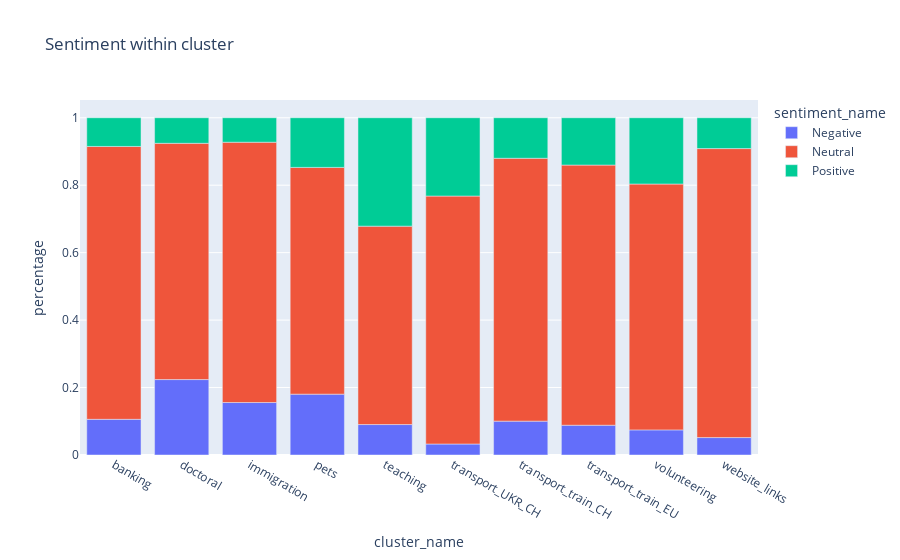

Source (notebook cell):
### Code cell
import plotly.express as px

long_df = px.data.medals_long()

fig = px.bar(df_test, x="cluster_name", y="percentage", color="sentiment_name", title="Sentiment within cluster")
fig.show()

### Figure 1 — Plotly figure (JSON) as saved in the notebook; plotly's stock layout.template omitted (floating-point values rounded to 4 significant figures)
{"data": [{"alignmentgroup": "True", "hovertemplate": "sentiment_name=Negative<br>cluster_name=%{x}<br>percentage=%{y}<extra></extra>", "legendgroup": "Negative", "marker": {"color": "#636efa", "pattern": {"shape": ""}}, "name": "Negative", "offsetgroup": "Negative", "orientation": "v", "showlegend": true, "textposition": "auto", "type": "bar", "x": ["banking", "doctoral", "immigration", "pets", "teaching", "transport_UKR_CH", "transport_train_CH", "transport_train_EU", "volunteering", "website_links"], "xaxis": "x", "y": [0.1058, 0.2237, 0.1556, 0.1804, 0.09029, 0.0326, 0.1004, 0.08828, 0.07446, 0.05169], "yaxis": "y"}, {"alignmentgroup": "True", "hovertemplate": "sentiment_name=Neutral<br>cluster_name=%{x}<br>percentage=%{y}<extra></extra>", "legendgroup": "Neutral", "marker": {"color": "#EF553B", "pattern": {"shape": ""}}, "name": "Neutral", "offsetgroup": "Neutral", "orientation": "v", "showlegend": true, "textposition": "auto", "type": "bar", "x": ["banking", "doctoral", "immigration", "pets", "teaching", "transport_UKR_CH", "transport_train_CH", "transport_train_EU", "volunteering", "website_links"], "xaxis": "x", "y": [0.8091, 0.7006, 0.7718, 0.6724, 0.5882, 0.7352, 0.7795, 0.7714, 0.729, 0.8569], "yaxis": "y"}, {"alignmentgroup": "True", "hovertemplate": "sentiment_name=Positive<br>cluster_name=%{x}<br>percentage=%{y}<extra></extra>", "legendgroup": "Positive", "marker": {"color": "#00cc96", "pattern": {"shape": ""}}, "name": "Positive", "offsetgroup": "Positive", "orientation": "v", "showlegend": true, "textposition": "auto", "type": "bar", "x": ["banking", "doctoral", "immigration", "pets", "teaching", "transport_UKR_CH", "transport_train_CH", "transport_train_EU", "volunteering", "website_links"], "xaxis": "x", "y": [0.08509, 0.07575, 0.07257, 0.1472, 0.3215, 0.2322, 0.1201, 0.1403, 0.1965, 0.09145], "yaxis": "y"}], "layout": {"barmode": "relative", "legend": {"title": {"text": "sentiment_name"}, "tracegroupgap": 0}, "title": {"text": "Sentiment within cluster"}, "xaxis": {"anchor": "y", "domain": [0, 1], "title": {"text": "cluster_name"}}, "yaxis": {"anchor": "x", "domain": [0, 1], "title": {"text": "percentage"}}}}
